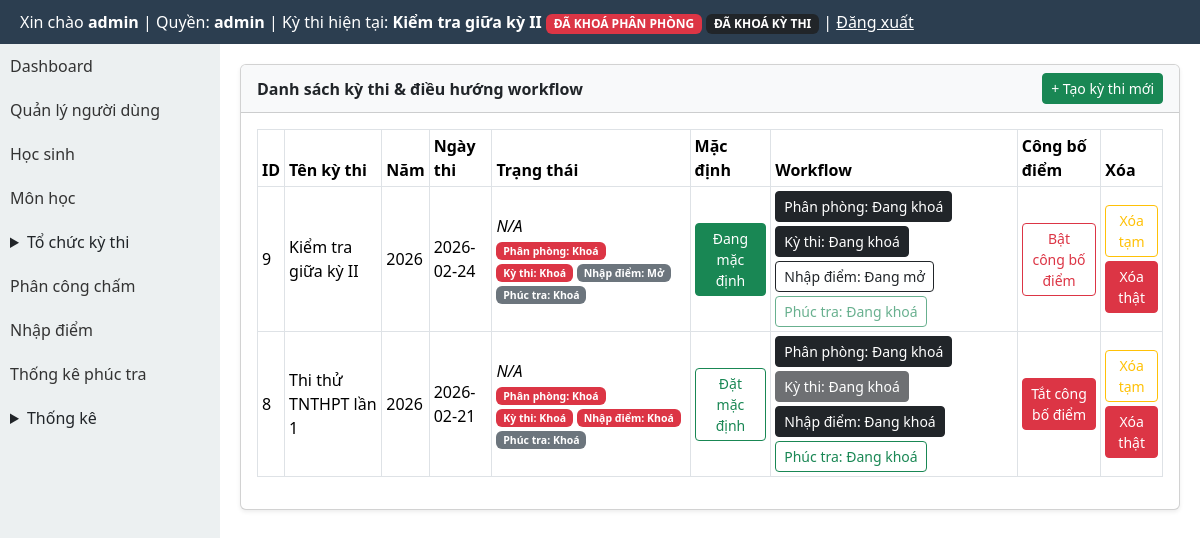
/modules/exams/index.php (signed in), run on an earlier commit of the app's database.
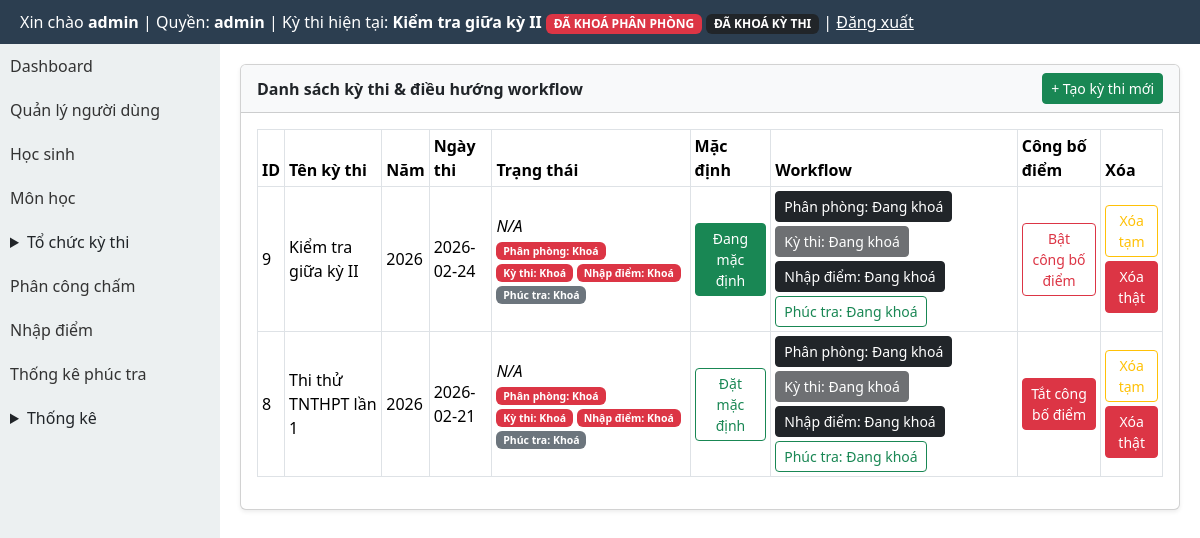
And on a later commit of the database.
### tables this page shows
CREATE TABLE exams (
  id INTEGER PRIMARY KEY AUTOINCREMENT,
  ten_ky_thi TEXT,
  nam INTEGER,
  ngay_thi TEXT
, distribution_locked INTEGER DEFAULT 0, rooms_locked INTEGER DEFAULT 0, exam_locked INTEGER DEFAULT 0, deleted_at TEXT, is_default INTEGER DEFAULT 0, exam_mode INTEGER DEFAULT 1, scoring_closed INTEGER DEFAULT 0, is_locked INTEGER DEFAULT 0, is_score_entry_locked INTEGER DEFAULT 0, is_score_published INTEGER DEFAULT 0, is_recheck_open INTEGER DEFAULT 0);

### core/auth.php (called while the page is built, shortened)
<?php
function normalize_role(?string $role): string {
    $normalized = strtolower(trim((string) $role));
    return match ($normalized) {
        'score_entry', 'score-input', 'score_input', 'nhapdiem', 'nhap_diem' => 'scorer',
        'exam_manager', 'quanlythi', 'exam-manager' => 'organizer',
        default => $normalized,
    };
}
function current_user_role(): string {
    $sessionRole = $_SESSION['role'] ?? null;
    if (is_string($sessionRole) && trim($sessionRole) !== '') {
        return normalize_role($sessionRole);
    }
    $userRole = $_SESSION['user']['role'] ?? null;
    return normalize_role(is_string($userRole) ? $userRole : '');
}

### modules/exams/exam_context_helper.php (called while the page is built, shortened)
<?php
function getCurrentExam(): ?array
{
    global $pdo;
    $cols = array_column($pdo->query('PRAGMA table_info(exams)')->fetchAll(PDO::FETCH_ASSOC), 'name');
    $hasDeletedAt = in_array('deleted_at', $cols, true);
    $activeWhere = $hasDeletedAt ? '(deleted_at IS NULL OR trim(deleted_at) = "")' : '1=1';
    $defaultStmt = $pdo->query('SELECT * FROM exams WHERE ' . $activeWhere . ' AND is_default = 1 ORDER BY id DESC LIMIT 1');
    $defaultExam = $defaultStmt ? $defaultStmt->fetch(PDO::FETCH_ASSOC) : false;
    if (is_array($defaultExam)) {
        return $defaultExam;
    }
}
function getCurrentExamId(): int
{
    $exam = getCurrentExam();
    return (int) ($exam['id'] ?? 0);
}

### modules/exams/index.php (the view, shortened to what the changed rows need)
<?php
require_once BASE_PATH . '/modules/exams/_common.php';
$hasTrangThai = false;
$selectTrangThai = $hasTrangThai ? ', trang_thai' : '';
$currentExamId = getCurrentExamId();
$isAdmin = current_user_role() === 'admin';
$examWhere = $isAdmin ? '' : ' WHERE deleted_at IS NULL';
$exams = $pdo->query('SELECT id, ten_ky_thi, nam, ngay_thi, deleted_at, is_default,
    COALESCE(distribution_locked,0) AS distribution_locked,
    COALESCE(rooms_locked,0) AS rooms_locked,
    COALESCE(is_locked,0) AS is_locked,
    COALESCE(exam_locked,0) AS exam_locked,
    COALESCE(is_score_entry_locked,0) AS is_score_entry_locked,
    COALESCE(is_recheck_open,0) AS is_recheck_open,
    COALESCE(scoring_closed,0) AS scoring_closed,
    COALESCE(is_score_published,0) AS is_score_published' . $selectTrangThai . ' FROM exams' . $examWhere . ' ORDER BY id DESC')->fetchAll(PDO::FETCH_ASSOC);
require_once BASE_PATH . '/layout/header.php';
?>
<link href="https://cdn.jsdelivr.net/npm/bootstrap@5.3.3/dist/css/bootstrap.min.css" rel="stylesheet">
<div style="display:flex;min-height:calc(100vh - 44px);">
    <div style="flex:1;padding:20px;min-width:0;">
        <div class="card shadow-sm">
            <div class="card-body">
                <div class="table-responsive">
                    <table class="table table-bordered table-sm align-middle">
                        <thead>
                        <tr><th>ID</th><th>Tên kỳ thi</th><th>Năm</th><th>Ngày thi</th><th>Trạng thái</th><th>Mặc định</th><?php if ($isAdmin): ?><th>Workflow</th><?php endif; ?><th>Công bố điểm</th><th>Xóa</th></tr>
                        </thead>
                        <tbody>
                        <?php if (empty($exams)): ?>
                            <tr><td colspan="<?= $isAdmin ? 9 : 8 ?>" class="text-center">Chưa có kỳ thi.</td></tr>
                        <?php else: foreach ($exams as $exam): ?>
                            <?php $isDeleted = !empty($exam['deleted_at']); ?>
                            <tr class="<?= $isDeleted ? 'table-warning' : '' ?>">
                                <td><?= (int) $exam['id'] ?></td>
                                <td><?= htmlspecialchars((string) $exam['ten_ky_thi'], ENT_QUOTES, 'UTF-8') ?></td>
                                <td><?= htmlspecialchars((string) $exam['nam'], ENT_QUOTES, 'UTF-8') ?></td>
                                <td><?= htmlspecialchars((string) $exam['ngay_thi'], ENT_QUOTES, 'UTF-8') ?></td>
                                <td>
                                    <?= $hasTrangThai ? htmlspecialchars((string) ($exam['trang_thai'] ?? ''), ENT_QUOTES, 'UTF-8') : '<em>N/A</em>' ?>
                                    <?php
                                        $distributionLocked = (int) ($exam['distribution_locked'] ?? 0) === 1
                                            || (int) ($exam['rooms_locked'] ?? 0) === 1
                                            || (int) ($exam['is_locked'] ?? 0) === 1;
                                        $examLockedRow = (int) ($exam['exam_locked'] ?? 0) === 1;
                                        $scoreEntryLocked = (int) ($exam['is_score_entry_locked'] ?? 0) === 1
                                            || (int) ($exam['scoring_closed'] ?? 0) === 1;
                                        $recheckOpen = (int) ($exam['is_recheck_open'] ?? 0) === 1;
                                    ?>
                                    <div class="small mt-1 d-flex flex-wrap gap-1">
                                        <span class="badge <?= $distributionLocked ? 'bg-danger' : 'bg-secondary' ?>">Phân phòng: <?= $distributionLocked ? 'Khoá' : 'Mở' ?></span>
                                        <span class="badge <?= $examLockedRow ? 'bg-danger' : 'bg-secondary' ?>">Kỳ thi: <?= $examLockedRow ? 'Khoá' : 'Mở' ?></span>
                                        <span class="badge <?= $scoreEntryLocked ? 'bg-danger' : 'bg-secondary' ?>">Nhập điểm: <?= $scoreEntryLocked ? 'Khoá' : 'Mở' ?></span>
                                        <span class="badge <?= $recheckOpen ? 'bg-success' : 'bg-secondary' ?>">Phúc tra: <?= $recheckOpen ? 'Mở' : 'Khoá' ?></span>
                                    </div>
                                </td>
                                <td>
                                    <form method="post" class="d-inline">
                                        <button class="btn btn-sm <?= $currentExamId === (int) $exam['id'] ? 'btn-success' : 'btn-outline-success' ?>" type="submit"><?= $currentExamId === (int)$exam['id'] ? 'Đang mặc định' : 'Đặt mặc định' ?></button>
                                    </form>
                                </td>
                                <?php if ($isAdmin): ?>
                                <td>
                                    <div class="d-flex flex-wrap gap-1">
                                        <?php $distributionCanToggle = !(!$distributionLocked && ($examLockedRow || $scoreEntryLocked)); ?>
                                        <?php $examCanToggle = ($examLockedRow && !$scoreEntryLocked) || (!$examLockedRow && $distributionLocked); ?>
                                        <?php $scoreCanToggle = ($scoreEntryLocked || $examLockedRow); ?>
                                        <form method="post" class="d-inline">
                                            <button class="btn btn-sm <?= $distributionLocked ? 'btn-dark' : 'btn-outline-dark' ?>" type="submit" <?= $distributionCanToggle ? '' : 'disabled title="Mở khoá theo thứ tự: Nhập điểm -> Kỳ thi -> Phân phòng"' ?>>Phân phòng: <?= $distributionLocked ? 'Đang khoá' : 'Đang mở' ?></button>
                                        </form>
                                        <form method="post" class="d-inline">
                                            <button class="btn btn-sm <?= $examLockedRow ? 'btn-dark' : 'btn-outline-dark' ?>" type="submit" <?= $examCanToggle ? '' : 'disabled title="Khoá theo thứ tự: Phân phòng -> Kỳ thi"' ?>>Kỳ thi: <?= $examLockedRow ? 'Đang khoá' : 'Đang mở' ?></button>
                                        </form>
                                        <form method="post" class="d-inline">
                                            <button class="btn btn-sm <?= $scoreEntryLocked ? 'btn-dark' : 'btn-outline-dark' ?>" type="submit" <?= $scoreCanToggle ? '' : 'disabled title="Khoá theo thứ tự: Kỳ thi -> Nhập điểm"' ?>>Nhập điểm: <?= $scoreEntryLocked ? 'Đang khoá' : 'Đang mở' ?></button>
                                        </form>
                                        <form method="post" class="d-inline">
                                            <button class="btn btn-sm <?= $recheckOpen ? 'btn-success' : 'btn-outline-success' ?>" type="submit" <?= $scoreEntryLocked ? '' : 'disabled title="Chỉ mở/khóa phúc tra sau khi đã khóa nhập điểm"' ?>>Phúc tra: <?= $recheckOpen ? 'Đang mở' : 'Đang khoá' ?></button>
                                        </form>
                                    </div>
                                </td>
                                <?php endif; ?>
                                <td>
                                    <?php if ($isAdmin): ?>
                                        <form method="post" class="d-inline">
                                            <button class="btn btn-sm <?= ((int) ($exam['is_score_published'] ?? 0) === 1) ? 'btn-danger' : 'btn-outline-danger' ?>" type="submit">
                                                <?= ((int) ($exam['is_score_published'] ?? 0) === 1) ? 'Tắt công bố điểm' : 'Bật công bố điểm' ?>
                                            </button>
                                        </form>
                                    <?php else: ?>
                                        <span class="badge bg-secondary"><?= ((int) ($exam['is_score_published'] ?? 0) === 1) ? 'Đã công bố' : 'Chưa công bố' ?></span>
                                    <?php endif; ?>
                                </td>
                                <td>
                                    <div class="d-flex flex-column gap-1">
                                        <?php if (!$isDeleted): ?>
                                            <form method="post" onsubmit="return confirm('Bạn chắc chắn muốn xóa kỳ thi này?')">
                                                <button class="btn btn-sm btn-outline-warning"><?= $isAdmin ? 'Xóa tạm' : 'Xóa' ?></button>
                                            </form>
                                        <?php endif; ?>
                                        <?php if ($isAdmin): ?>
                                            <form method="post" onsubmit="return confirm('XÓA THẬT kỳ thi và toàn bộ dữ liệu liên quan?')">
                                                <button class="btn btn-sm btn-danger">Xóa thật</button>
                                            </form>
                                        <?php endif; ?>
                                    </div>
                                </td>
                            </tr>
                        <?php endforeach; endif; ?>
                        </tbody>
                    </table>
                </div>
            </div>
        </div>
    </div>
</div>
<?php require_once BASE_PATH . '/layout/footer.php'; ?>

What changed in the data, as far as the page shows it:
changed exams "Kiểm tra giữa kỳ II": text "Mở Đang mở" → "Khoá Đang khoá"
